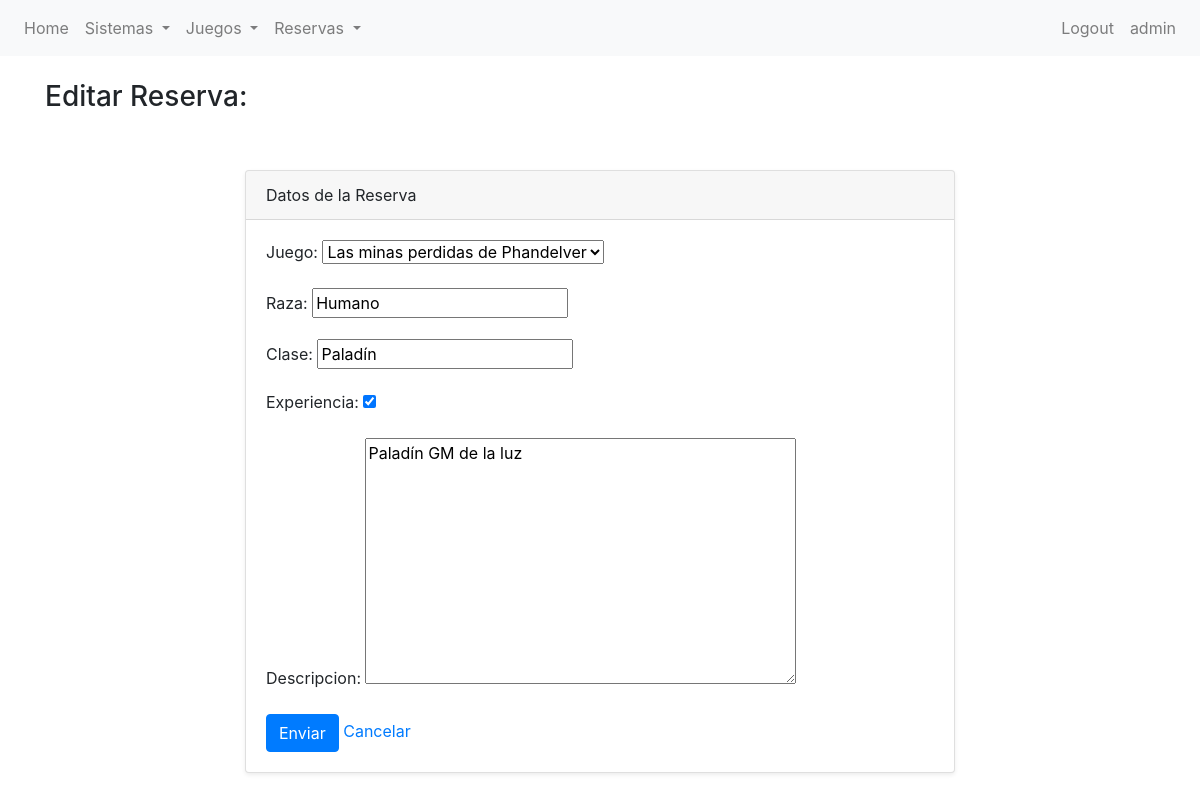
The app's page /partidas/reserva/4/update/ (signed in) with its own data.
### partidas/models.py (models this page shows, shortened)
class Reserva(models.Model):
    jugador = models.ForeignKey(User, null=True, on_delete=models.SET_NULL)
    juego = models.ForeignKey(Juego, on_delete=models.CASCADE, related_name='reservas')
    raza = models.CharField(max_length=50)
    clase = models.CharField(max_length=50)
    experiencia = models.BooleanField(default=True)
    descripcion = models.TextField(max_length=500)

### partidas/views.py (the view, shortened to what this page needs)
# urls.py: path("reserva/<int:pk>/update/", ReservaUpdateView.as_view(), name="reserva-update"),
class ReservaUpdateView(LoginRequiredMixin, UpdateView):
    model = Reserva
    template_name = "partidas/vbc/reserva-form.html"
    fields = [
        "juego",
        "raza",
        "clase",
        "experiencia",
        "descripcion",
        ]
    context_object_name = "reserva"
    success_url = reverse_lazy("reserva-list")

### partidas/models.py (called while the page is built)
    def __str__(self):
        return f"{self.nombre}"

### partidas/templates/partidas/vbc/reserva-form.html (shortened to what this page needs)
{% extends 'partidas/base.html' %}
{% block content %}
<h3>{% if object %}Editar Reserva: {{ object.nombre }}{% else %}Crear Reserva{% endif %}</h3>
    <section class="py-5">
        <div class="container">
            <div class="row">
                <div class="col-lg-8 mx-auto">
                    <div class="card shadow-sm">
                        <div class="card-header">
                            Datos de la Reserva
                        </div>
                        <div class="card-body">
                            <form method="post">
                                {{ form.as_p }}
                                <button type="submit" class="btn btn-primary">Enviar</button>
                                <a href="{% url 'reserva-list' %}">Cancelar</a>
                            </form>
                        </div>
                    </div>
                </div>
            </div>
        </div>
    </section>
{% endblock %}

### partidas/templates/partidas/base.html (shortened to what this page needs)
{% load static %}
<!DOCTYPE html>
<html lang="en">
<head>
    <link rel="stylesheet" href="{% static 'partidas/css/bootstrap.css' %}">
</head>
<body>
    <nav class="navbar navbar-expand-lg navbar-light bg-light">
        <div class="collapse navbar-collapse" id="navbarNav">
            <ul class="navbar-nav">
                <li class="nav-item">
                    <a class="nav-link" href="{% url 'home' %}">Home</a>
                </li>
                {% if user.is_authenticated %}
                <li class="nav-item dropdown">
                    <a class="nav-link dropdown-toggle" href="#" id="navbarDropdownMenuLinkSistema" role="button" data-toggle="dropdown" aria-haspopup="true" aria-expanded="false">
                        Sistemas
                    </a>
                </li>
                <li class="nav-item dropdown">
                    <a class="nav-link dropdown-toggle" href="#" id="navbarDropdownMenuLinkJuego" role="button" data-toggle="dropdown" aria-haspopup="true" aria-expanded="false">
                        Juegos
                    </a>
                </li>
                <li class="nav-item dropdown">
                    <a class="nav-link dropdown-toggle" href="#" id="navbarDropdownMenuLinkReserva" role="button" data-toggle="dropdown" aria-haspopup="true" aria-expanded="false">
                        Reservas
                    </a>
                </li>
                {% endif %}
            </ul>
            <ul class="navbar-nav ml-auto">
                {% if user.is_authenticated %}
                    <li class="nav-item">
                        <a class="nav-link" href="{% url 'logout' %}">Logout</a>
                    </li>
                    <li class="nav-item">
                        <a class="nav-link" href="{% url 'editar-perfil' %}">{{ user }}</a>
                    </li>
                {% endif %}
            </ul>
        </div>
    </nav>
    <div class="container mt-4">
        {% block content %}{% endblock content %}
    </div>
</body>
</html>

### records on screen
Reserva: juego "Las minas perdidas de Phandelver", raza "Humano", clase "Paladín", experiencia "☑", descripcion "Paladín GM de la luz"

### other values on screen
{{ user }} "admin"
